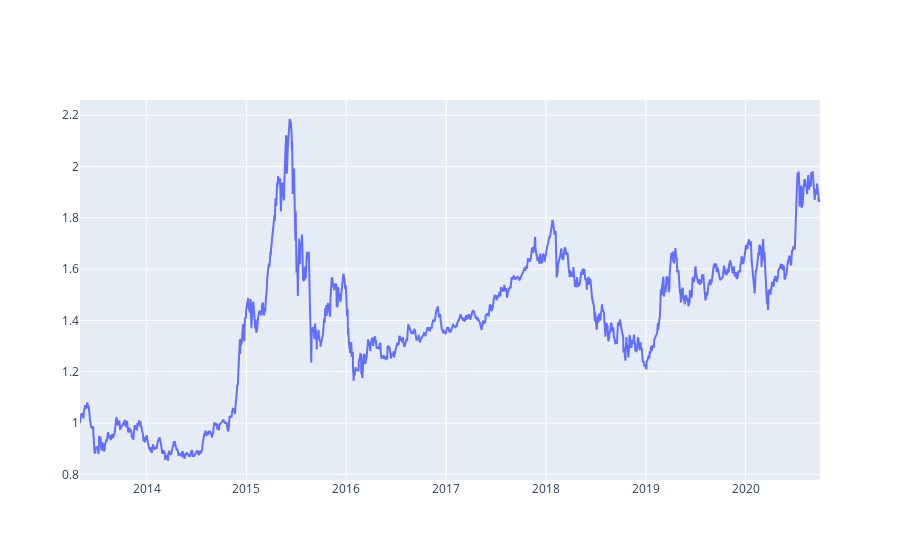

The notebook cell saved with this chart:
### Markdown cell above
我们先来尝试将右侧交易转换为左侧交易。

我们的目标策略如下：

1. 如果今天是周四，且当日收盘价在 ema 29 日线上方，则买入，并于下周周三无条件卖出。
2. 如果今天是周一，且当日收盘价在 ema 29 日线下方，则买入，并于下周周五无条件卖出。
3. 如果周一已经买入，则周四不操作，反之亦然。

国内的基金交易策略有2种，分别是场内ETF和场外基金，场内交易价格实时变化，而且还有交易量的问题，比较复杂。
而场外交易相对简单，就是交易日下午3点以前买入，按当日价格结算份额，下午3点以后买入，则按下一个交易日价格结算（周五下午3点后买入，按周一价格结算，QDII基金一般还要再延后一天）。

所以我们先按场外交易规则来执行（后面来讲更复杂的场内交易规则）。

因为我们是买指数，所以能得到实时的指数价格，如果我们拿接近下午3点的指数价格，来计算均线，虽然有误差，但感觉也许还是能接受的。
这里还需要考虑得到信号以后的购买时间问题，所以暂时拿5分钟数据测试看看。

因为咱们是算法回测，所以干脆多测一些情况，把下午2点到3点之间，每间隔5分钟的情况都测一下。

### Code cell
# baseline    
s0 = trdb2py.trading2_pb2.Strategy(
    name="normal",
    asset=trdb2py.str2asset(asset),         
)
        
buy0 = trdb2py.trading2_pb2.CtrlCondition(
    name='buyandhold',
)

paramsbuy = trdb2py.trading2_pb2.BuyParams(
    perHandMoney=1,
)

paramsinit = trdb2py.trading2_pb2.InitParams(
    money=10000,
)

s0.buy.extend([buy0])
s0.paramsBuy.CopyFrom(paramsbuy)
s0.paramsInit.CopyFrom(paramsinit)        
p0 = trdb2py.trading2_pb2.SimTradingParams(
    assets=[trdb2py.str2asset(asset)],
    startTs=tsStart,
    endTs=tsEnd,
    strategies=[s0],
    title='沪深300指数',
)  

pnlBaseline1 = trdb2py.simTrading(trdb2cfg, p0)

trdb2py.showPNLs([pnlBaseline1], toImg=isStaticImg, width=width, height=height)

### Figure 1 — Plotly figure (JSON) as saved in the notebook; plotly's stock layout.template omitted (floating-point values rounded to 4 significant figures; data arrays with more than 128 entries replaced by an {"elided": "..."} marker saying what was removed)
{"data": [{"mode": "lines", "name": "沪深300指数", "type": "scatter", "x": {"elided": "1810 str values"}, "y": {"elided": "1810 float values"}}], "layout": {}}
